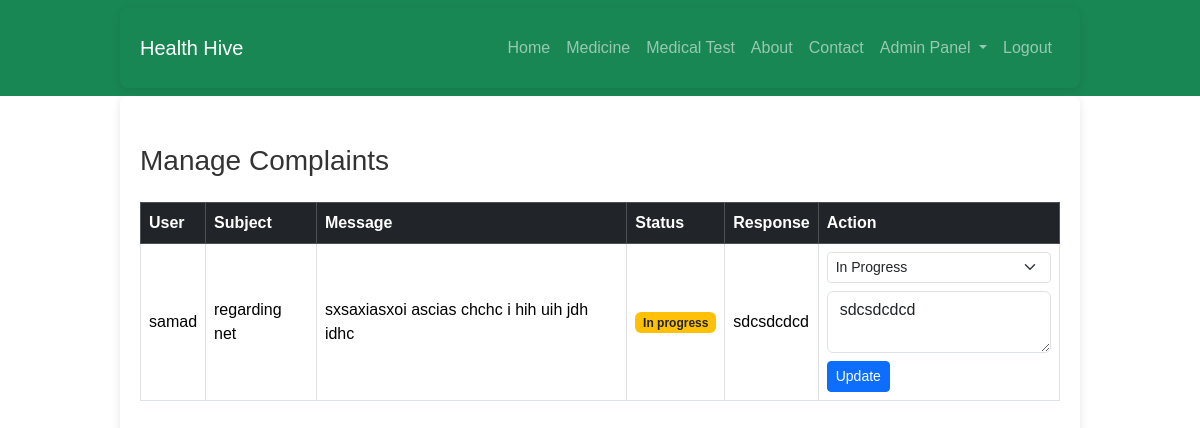
/admin/complaints.php (signed in), run on the app's committed database.
### tables this page shows
CREATE TABLE `complaints` (
  `id` int(11) NOT NULL,
  `user_id` int(11) NOT NULL,
  `subject` varchar(255) NOT NULL,
  `message` text NOT NULL,
  `status` enum('pending','in progress','resolved') DEFAULT 'pending',
  `response` text DEFAULT NULL,
  `created_at` timestamp NOT NULL DEFAULT current_timestamp(),
  `updated_at` timestamp NOT NULL DEFAULT current_timestamp() ON UPDATE current_timestamp()
);

CREATE TABLE `users` (
  `id` int(11) NOT NULL,
  `name` varchar(100) NOT NULL,
  `email` varchar(100) NOT NULL,
  `password` varchar(255) NOT NULL,
  `store_name` varchar(255) DEFAULT NULL,
  `logo_path` varchar(255) DEFAULT NULL,
  `phone` varchar(15) DEFAULT NULL,
  `address` text DEFAULT NULL,
  `license_number` varchar(50) DEFAULT NULL,
  `license_expiry_date` date DEFAULT NULL,
  `role` enum('user','lab','pharmacy','admin') NOT NULL,
  `status` varchar(50) DEFAULT NULL,
  `created_at` timestamp NOT NULL DEFAULT current_timestamp()
);

### admin/complaints.php (the view, shortened to what this page needs)
<?php
require_once __DIR__ . '/../header.php';
$sql = "SELECT c.*, u.name AS user_name FROM complaints c JOIN users u ON c.user_id = u.id ORDER BY c.created_at DESC";
$result = $conn->query($sql);
?>
<div class="container py-5">
    <h3 class="mb-4">Manage Complaints</h3>
    <div class="table-responsive">
        <table class="table table-bordered table-hover align-middle">
            <thead class="table-dark">
                <tr>
                    <th>User</th>
                    <th>Subject</th>
                    <th>Message</th>
                    <th>Status</th>
                    <th>Response</th>
                    <th>Action</th>
                </tr>
            </thead>
            <tbody>
                <?php while ($row = $result->fetch_assoc()): ?>
                    <tr>
                        <td><?= htmlspecialchars($row['user_name']) ?></td>
                        <td><?= htmlspecialchars($row['subject']) ?></td>
                        <td><?= htmlspecialchars($row['message']) ?></td>
                        <td><span class="badge bg-<?= $row['status'] === 'resolved' ? 'success' : ($row['status'] === 'in progress' ? 'warning text-dark' : 'secondary') ?>"><?= ucfirst($row['status']) ?></span></td>
                        <td><?= nl2br(htmlspecialchars($row['response'] ?? '')) ?></td>
                        <td>
                            <form method="POST">
                                <select name="status" class="form-select form-select-sm mb-2">
                                    <option value="in progress" <?= $row['status'] === 'in progress' ? 'selected' : '' ?>>In Progress</option>
                                </select>
                                <textarea name="response" rows="2" class="form-control mb-2" placeholder="Admin response..."><?= htmlspecialchars($row['response']) ?></textarea>
                                <button type="submit" class="btn btn-sm btn-primary">Update</button>
                            </form>
                        </td>
                    </tr>
                <?php endwhile; ?>
            </tbody>
        </table>
    </div>
</div>

### assets/css/style.css (style rules this page uses)
* { margin: 0; padding: 0; box-sizing: border-box; }
body { font-family: Arial, sans-serif; color: #333; }
.container { width: 80%; margin: 0 auto; padding: 20px; box-shadow: 0 2px 10px rgba(0, 0, 0, 0.1); border-radius: 8px; }

### data on the page
complaints: user.name "samad", subject "regarding net", message "sxsaxiasxoi ascias chchc i hih uih jdh idhc", status "In progress", response "sdcsdcdcd", status "In Progress"
